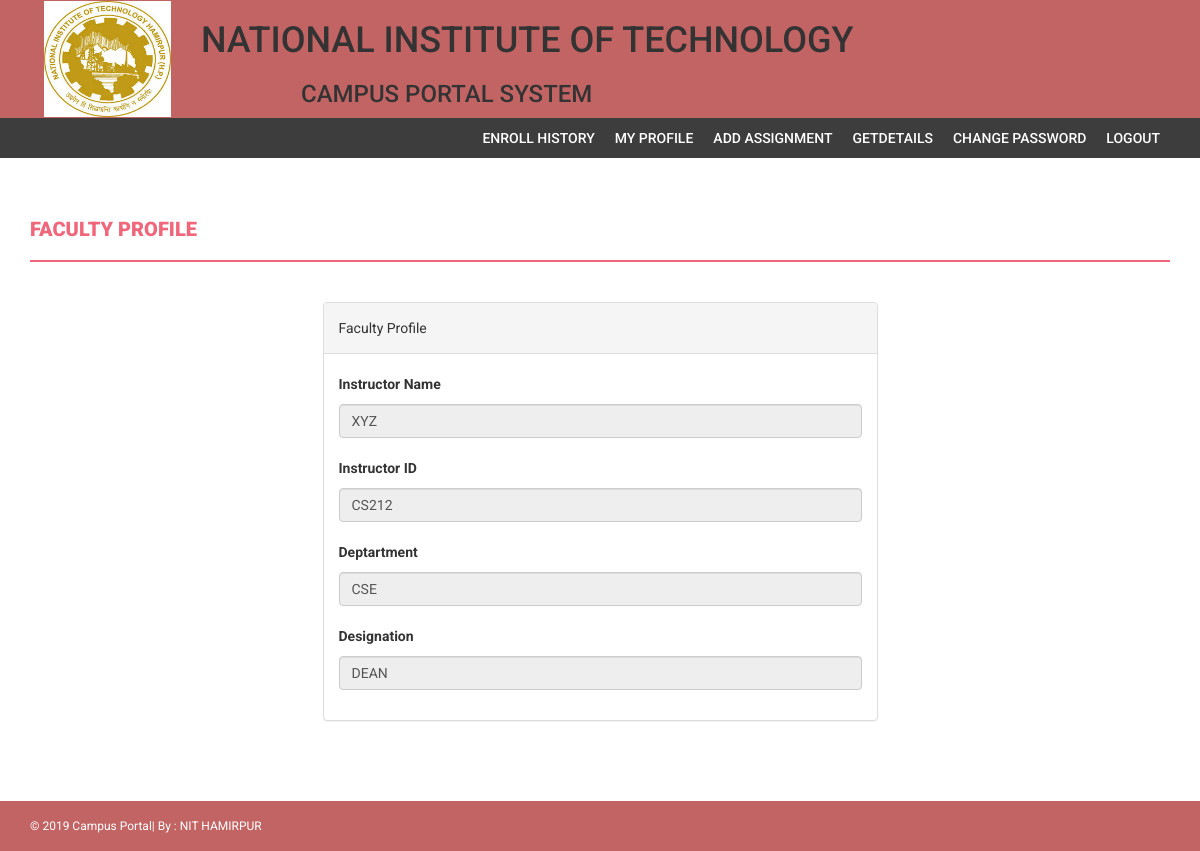
The app's page /faculty/my-profile.php (signed in) with its own data.
### tables this page shows
CREATE TABLE `instructor` (
  `instructor_id` varchar(20) NOT NULL,
  `fname` varchar(20) NOT NULL,
  `designation` varchar(20) NOT NULL,
  `dept` varchar(20) NOT NULL,
  `passwords` varchar(20) NOT NULL
);

### faculty/my-profile.php (the view, shortened to what this page needs)
<?php
include('config.php');
?>
<!Doctype html>
<html>
<head>
<link rel="stylesheet" href="css/cus.css">
<link href="css/bootstrap.css" rel="stylesheet" />
    <link href="css/font-awesome.css" rel="stylesheet" />
    <link href="css/style.css" rel="stylesheet" />
</head>
<body>
<?php include('header.php');?>
<?php include('menu.php');?>
  <div class="content-wrapper">
        <div class="container">
              <div class="row">
                    <div class="col-md-12">
                        <h1 class="page-head-line">Faculty Profile </h1>
                    </div>
                </div>
                <div class="row" >
                  <div class="col-md-3"></div>
                    <div class="col-md-6">
                        <div class="panel panel-default">
                        <div class="panel-heading">
                          Faculty Profile
                        </div>
					<?php $sql=mysqli_query($conn,"select * from instructor where instructor_id='".$_SESSION['clogin']."'");
					while($row=mysqli_fetch_array($sql))
					{ ?>
								<div class="panel-body">
							       <form name="dept" method="post" enctype="multipart/form-data">
					   <div class="form-group">
					    <label for="studentname">Instructor Name  </label>
					    <input type="text" class="form-control" id="studentname" name="studentname" value="<?php echo htmlentities($row['fname']);?>" readonly  />
					  </div>
					 <div class="form-group">
					    <label for="studentregno">Instructor ID  </label>
					    <input type="text" class="form-control" id="studentregno" name="studentregno" value="<?php echo htmlentities($row['instructor_id']);?>"  placeholder="Student Reg no" readonly />
					  </div>
					<div class="form-group">
					    <label for="CGPA">Deptartment </label>
					    <input type="text" class="form-control" id="cgpa" name="cgpa"  value="<?php echo htmlentities($row['dept']);?>" readonly />
					  </div>
<div class="form-group">
					    <label for="CGPA">Designation</label>
					    <input type="text" class="form-control" id="cgpa" name="cgpa"  value="<?php echo htmlentities($row['designation']);?>" readonly />
					  </div>
 <?php } ?>
					</form>
			       </div>
                    </div>
		</div>
                    </div>
                </div>
            </div>
</body>
  <?php include('footer.php');?>
 </html>

### faculty/css/style.css (style rules this page uses)
body { font-family: 'Roboto', sans-serif; line-height: 30px; }
.content-wrapper { margin-top: 40px; min-height: 600px; padding-bottom: 60px; }
.page-head-line { font-weight: 900; padding-bottom: 20px; border-bottom: 2px solid #F0677C; text-transform: uppercase; color: #F0677C; font-size: 20px; margin-bottom: 40px; }

### records on screen
instructor: studentname "XYZ", studentregno "CS212", cgpa "CSE", cgpa "DEAN"
